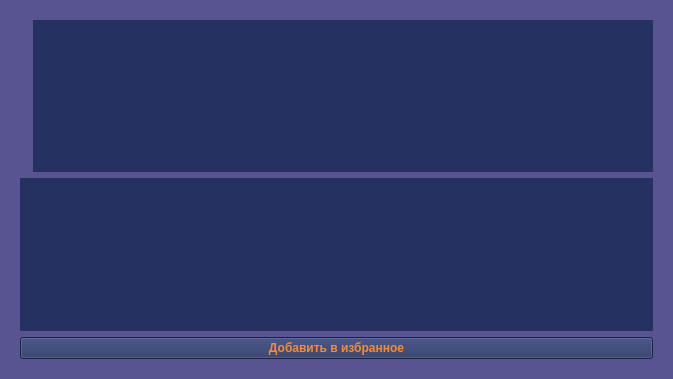
<?xml version="1.0" encoding="UTF-8"?>
<ui version="4.0">
 <class>Form</class>
 <widget class="QWidget" name="Form">
  <property name="geometry">
   <rect>
    <x>0</x>
    <y>0</y>
    <width>673</width>
    <height>379</height>
   </rect>
  </property>
  <property name="focusPolicy">
   <enum>Qt::StrongFocus</enum>
  </property>
  <property name="windowTitle">
   <string>Form</string>
  </property>
  <property name="styleSheet">
   <string notr="true">background-color: #585492;
</string>
  </property>
  <layout class="QHBoxLayout" name="horizontalLayout_2">
   <item>
    <widget class="QWidget" name="widget" native="true">
     <layout class="QVBoxLayout" name="verticalLayout">
      <item>
       <layout class="QHBoxLayout" name="horizontalLayout">
        <item>
         <widget class="QLabel" name="label">
          <property name="text">
           <string/>
          </property>
          <property name="pixmap">
           <pixmap>game_photo.jpg</pixmap>
          </property>
          <property name="alignment">
           <set>Qt::AlignLeading|Qt::AlignLeft|Qt::AlignVCenter</set>
          </property>
         </widget>
        </item>
        <item>
         <widget class="QPlainTextEdit" name="moreInformation">
          <property name="font">
           <font>
            <family>Arial</family>
            <pointsize>9</pointsize>
            <weight>75</weight>
            <italic>false</italic>
            <bold>true</bold>
            <strikeout>false</strikeout>
            <kerning>true</kerning>
           </font>
          </property>
          <property name="focusPolicy">
           <enum>Qt::NoFocus</enum>
          </property>
          <property name="contextMenuPolicy">
           <enum>Qt::DefaultContextMenu</enum>
          </property>
          <property name="styleSheet">
           <string notr="true">border: none;
background-color: #253261;
color: #FB8A2D;</string>
          </property>
          <property name="plainText">
           <string/>
          </property>
         </widget>
        </item>
       </layout>
      </item>
      <item>
       <widget class="QPlainTextEdit" name="description">
        <property name="font">
         <font>
          <family>Arial</family>
          <pointsize>9</pointsize>
          <weight>75</weight>
          <bold>true</bold>
         </font>
        </property>
        <property name="tabletTracking">
         <bool>false</bool>
        </property>
        <property name="focusPolicy">
         <enum>Qt::NoFocus</enum>
        </property>
        <property name="styleSheet">
         <string notr="true">border: none;
background-color: #253261;
color: #FB8A2D;</string>
        </property>
        <property name="readOnly">
         <bool>true</bool>
        </property>
        <property name="plainText">
         <string/>
        </property>
        <property name="backgroundVisible">
         <bool>false</bool>
        </property>
       </widget>
      </item>
      <item>
       <widget class="QPushButton" name="addBtn">
        <property name="font">
         <font>
          <family>Arial</family>
          <pointsize>9</pointsize>
          <weight>75</weight>
          <bold>true</bold>
         </font>
        </property>
        <property name="styleSheet">
         <string notr="true">background-color: #253261;
color: #FB8A2D;</string>
        </property>
        <property name="text">
         <string>Добавить в избранное</string>
        </property>
       </widget>
      </item>
     </layout>
    </widget>
   </item>
  </layout>
 </widget>
 <resources/>
 <connections/>
</ui>
